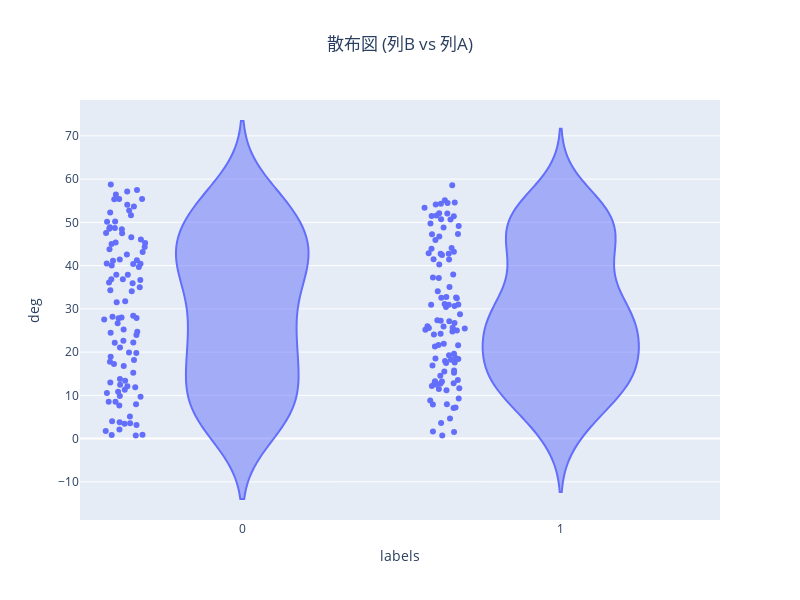

Notebook cell for this chart:
### Markdown cell above
### バイオリンプロット

### Code cell
# 散布図を作成
fig = px.violin(df1, x='labels', y='deg', title="散布図 (列B vs 列A)", points='all', width=800, height=600)
fig.update_layout(
    title_x=0.5,  # タイトルを中央に配置
)
fig.show()

### Figure 1 — Plotly figure (JSON) as saved in the notebook; plotly's stock layout.template omitted (floating-point values rounded to 4 significant figures; data arrays with more than 128 entries replaced by an {"elided": "..."} marker saying what was removed)
{"data": [{"alignmentgroup": "True", "box": {"visible": false}, "hovertemplate": "labels=%{x}<br>deg=%{y}<extra></extra>", "legendgroup": "", "marker": {"color": "#636efa"}, "name": "", "offsetgroup": "", "orientation": "v", "points": "all", "scalegroup": "True", "showlegend": false, "type": "violin", "x": {"elided": "200 int values"}, "x0": " ", "xaxis": "x", "y": {"elided": "200 float values"}, "y0": " ", "yaxis": "y"}], "layout": {"height": 600, "legend": {"tracegroupgap": 0}, "title": {"text": "散布図 (列B vs 列A)", "x": 0.5}, "violinmode": "group", "width": 800, "xaxis": {"anchor": "y", "domain": [0, 1], "title": {"text": "labels"}}, "yaxis": {"anchor": "x", "domain": [0, 1], "title": {"text": "deg"}}}}
